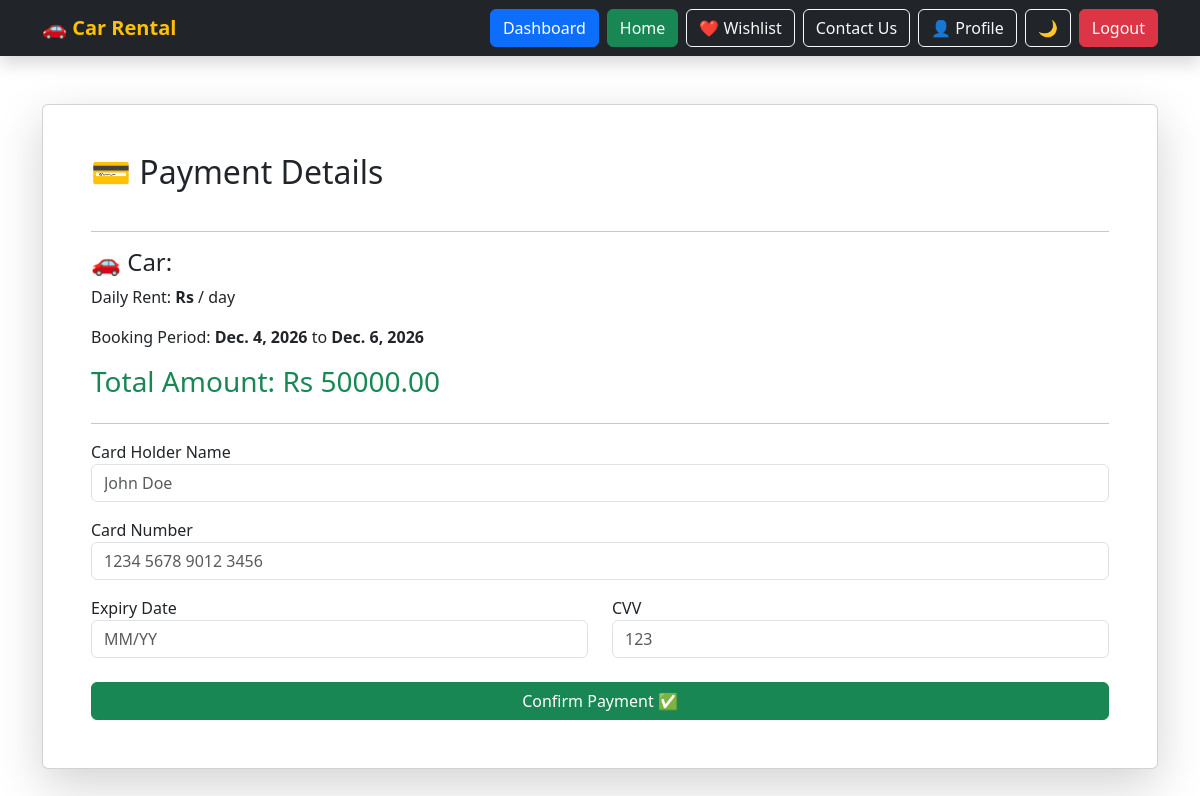
The page /payment/31/ (signed in) on the database its author committed.
### rental/models.py (models this page shows, shortened)
class Booking(models.Model):
    customer = models.ForeignKey(
        Customer,
        on_delete=models.CASCADE
    )
    car = models.ForeignKey(
        Car,
        on_delete=models.CASCADE
    )
    pickup_location = models.ForeignKey(
        'RentalLocation',
        on_delete=models.CASCADE,
        related_name='pickup_bookings',
        null=True,
        blank=True
    )
    return_location = models.ForeignKey(
        'RentalLocation',
        on_delete=models.CASCADE,
        related_name='return_bookings',
        null=True,
        blank=True
    )
    start_date = models.DateField()
    end_date = models.DateField()
    total_price = models.DecimalField(
        max_digits=10,
        decimal_places=2,
        null=True,
        blank=True,
    )
    status = models.CharField(
        max_length=50,
        default='Pending'
    )

### rental/views.py (the view, shortened to what this page needs)
@login_required
def payment(request, booking_id):
    booking = get_object_or_404(
        Booking,
        id=booking_id
    )
    return render(
        request,
        'payment.html',
        {
            'booking': booking
        }
    )

### rental/templates/payment.html (shortened to what this page needs)
{% extends 'base.html' %}
{% block content %}
<div class="container mt-5">
<div class="card shadow-lg p-5">
<h2 class="mb-4">
💳 Payment Details
</h2>
<hr>
<h4>
🚗 Car:
</h4>
<p>
Daily Rent:
<b>
Rs {{ car.price_per_day }}
</b>
/ day
</p>
<p>
Booking Period:
<b>
{{ booking.start_date }}
</b>
to
<b>
{{ booking.end_date }}
</b>
</p>
<h3 class="text-success">
Total Amount:
Rs {{ booking.total_price }}
</h3>
<hr>
<form method="POST">
<label>
Card Holder Name
</label>
<input
type="text"
class="form-control mb-3"
placeholder="John Doe"
required
>
<label>
Card Number
</label>
<input
type="text"
class="form-control mb-3"
placeholder="1234 5678 9012 3456"
required
>
<div class="row">
<div class="col-md-6">
<label>
Expiry Date
</label>
<input
type="text"
class="form-control"
placeholder="MM/YY"
required
>
</div>
<div class="col-md-6">
<label>
CVV
</label>
<input
type="password"
class="form-control"
placeholder="123"
required
>
</div>
</div>
<button
class="btn btn-success w-100 mt-4"
>
Confirm Payment ✅
</button>
</form>
</div>
</div>
{% endblock %}

### rows shown on the page
Booking: start_date "Dec. 4, 2026", end_date "Dec. 6, 2026", total_price "50000.00"
